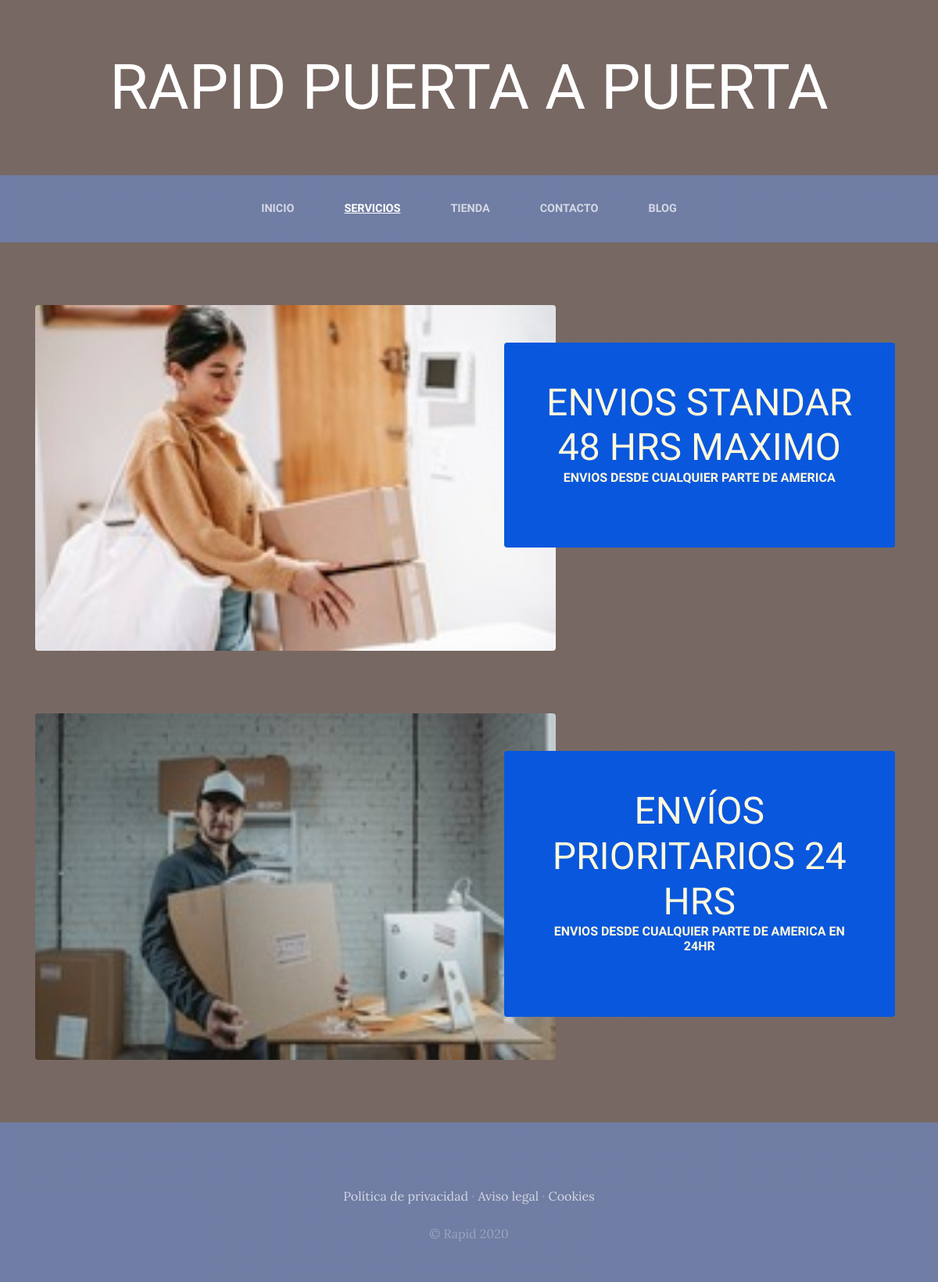
The app's page /servicios/ with its own data.
### servicios/models.py (models this page shows, shortened)
class Servicio(models.Model):
    titulo = models.CharField(max_length=50)
    contenido = models.CharField(max_length=50)
    imagen = models.ImageField(upload_to='servicios/')
    created = models.DateField(auto_now_add=True)
    update = models.DateField(auto_now=True)
    class Meta:
        verbose_name = 'servicio'
        verbose_name_plural = 'servicios'

### servicios/views.py (the view)
# urls.py: path('servicios/', include('servicios.urls')),
def servicios(request):
   servicios = Servicio.objects.all()
   return render(request, "servicios/servicios.html", {"servicios": servicios})

### servicios/templates/servicios/servicios.html
{% extends "ProyectoWebApp/base.html" %}
{% load static %}
{% block content %}
{% for servicio in servicios %}
<section class="page-section clearfix">
    <div class="container">
      <div class="intro">
        <img class="intro-img img-fluid mb-3 mb-lg-0 rounded" src="{{servicio.imagen.url}}" alt="" style="width: 60%">
        <div class="intro-text left-0 text-center bg-faded p-5 rounded">
          <h2 class="section-heading mb-4" >
            <span class="section-heading-lower">{{servicio.titulo}}</span>
            <span class="section-heading-upper">{{servicio.contenido}}</span>
          </h2>
        </div>
      </div>
    </div>
  </section>
{% endfor %}
{% endblock %}

### ProyectoWebApp/templates/ProyectoWebApp/base.html (shortened to what this page needs)
<html>
<head>
    {% load static %}
    <link href="{% static 'ProyectoWebApp/vendor/bootstrap/css/bootstrap.min.css' %}" rel="stylesheet">
    <link href="{% static 'ProyectoWebApp/css/gestion.css'%}" rel="stylesheet">
</head>
<body>
    <h1 class="site-heading text-center text-white d-none d-lg-block">
        <span class="site-heading-lower">Rapid puerta a puerta</span>
      </h1>
 <nav class="navbar navbar-expand-lg navbar-dark py-lg-4" id="mainNav">
    <div class="container">
      <div class="collapse navbar-collapse" id="navbarResponsive">
        <ul class="navbar-nav mx-auto">
          <li class="nav-item {% if request.path == '/' %} active {% endif %} px-lg-4">
            <a class="nav-link text-uppercase text-expanded" href="{% url 'home' %}">Inicio</a>
          </li>
          <li class="nav-item {% if request.path == '/servicios/' %} active {% endif %} px-lg-4">
            <a class="nav-link text-uppercase text-expanded" href="{% url 'servicios' %}">Servicios</a>
          </li>
          <li class="nav-item {% if request.path == '/tienda/' %} active {% endif %} px-lg-4">
            <a class="nav-link text-uppercase text-expanded" href="{% url 'tienda' %}">Tienda</a>
          </li>
          <li class="nav-item {% if request.path == '/contacto/' %} active {% endif %} px-lg-4">
            <a class="nav-link text-uppercase text-expanded" href="{% url 'contacto' %}">Contacto</a>
          </li>
          <li class="nav-item {% if request.path|slice:':6' == '/blog/' %} active {% endif %} px-lg-4">
            <a class="nav-link text-uppercase text-expanded" href="{% url 'blog' %}">Blog</a>
          </li>
        </ul>
      </div>
    </div>
  </nav>
  {% block content %}
  {% endblock %}
    <footer class="footer text-faded text-center py-5">
      <div class="container" >
        <p class="m-0 mbt">
        	<a href="sample.html" class="link">Política de privacidad</a> ·
        	<a href="sample.html" class="link">Aviso legal</a> ·
        	<a href="sample.html" class="link">Cookies</a>
		</p>
        <p class="m-0 mbt1">&copy; Rapid 2020</p>
      </div>
	</footer>
</body>
</html>

### ProyectoWebApp/static/ProyectoWebApp/css/gestion.css (style rules this page uses)
body { font-family: 'Lora'; background: linear-gradient(rgba(47, 23, 15, 0.65), rgba(47, 23, 15, 0.65)), url("../img/bg_main.jpg"); background-attachment: fixed; background-position: center; background-size: cover; }
h1, h2, h3, h4, h5, h6 { font-family: 'Raleway'; }
p { line-height: 1.75; }
.text-faded { color: rgba(255, 255, 255, 0.3); }
.site-heading { margin-top: 5rem; margin-bottom: 5rem; text-transform: uppercase; line-height: 1; font-family: 'Raleway'; }
.site-heading .site-heading-lower { font-size: 5rem; font-weight: 100; line-height: 4rem; }
.page-section { margin-top: 5rem; margin-bottom: 5rem; }
.section-heading { text-transform: uppercase; }
.section-heading .section-heading-upper { display: block; font-size: 1rem; font-weight: 800; padding-bottom:.5rem; }
.section-heading .section-heading-lower { display: block; font-size: 3rem; font-weight: 100; }
.bg-faded { background-color: rgba(255, 255, 255, 0.85); }
#mainNav { background-color: rgba(110, 130, 180, 0.8); font-family: 'Raleway'; }
#mainNav .navbar-nav .nav-item .nav-link { color: rgba(255, 255, 255, 0.7); font-weight: 800; }
#mainNav .navbar-nav .nav-item.active .nav-link { color: #ffffff; text-decoration: underline; }
@media (min-width: 992px) { #mainNav .navbar-nav .nav-item .nav-link { font-size: 0.9rem; } }
.intro { position: relative; }
@media (min-width: 992px) { .intro .intro-img { width: 75%; float: left; } }
@media (min-width: 992px) { .intro .intro-text { left: 600; width: 60%; margin-top: 3rem; background-color: rgb(9, 87, 221); color: cornsilk; position: absolute; } }
@media (min-width: 1200px) { .intro .intro-text { width: 45%; } }
.footer { background-color: rgba(110, 130, 180, 0.8); }
.mbt { padding-top: 2rem; }
.mbt1 { padding-top: 1.25rem; }
a.link { color: rgba(255, 255, 255, 0.7); }

### records on screen
Servicio: imagen (picture), titulo "ENVIOS STANDAR 48 HRS MAXIMO", contenido "ENVIOS DESDE CUALQUIER PARTE DE AMERICA"
Servicio: imagen (picture), titulo "ENVÍOS PRIORITARIOS 24 HRS", contenido "ENVIOS DESDE CUALQUIER PARTE DE AMERICA EN 24HR"
